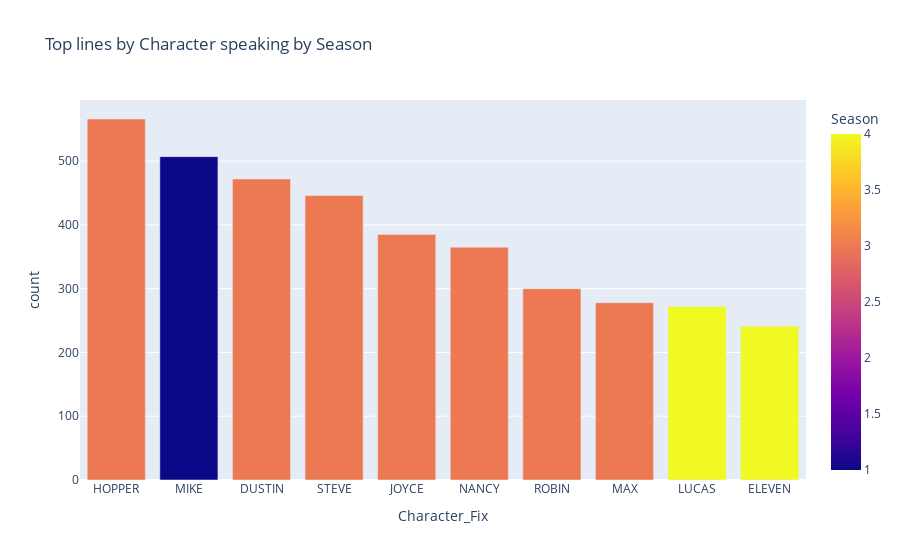

Notebook code for this chart:
### Code cell
fig = px.bar(top10character, x="Character_Fix", y="count",color='Season',hover_name="Episode",  title= "Top lines by Character speaking by Season")
fig.show()

### Figure 1 — Plotly figure (JSON) as saved in the notebook; plotly's stock layout.template omitted (floating-point values rounded to 4 significant figures)
{"data": [{"alignmentgroup": "True", "hovertemplate": "<b>%{hovertext}</b><br><br>Character_Fix=%{x}<br>count=%{y}<br>Season=%{marker.color}<extra></extra>", "hovertext": [5, 2, 7, 2, 1, 3, 5, 8, 4, 8], "legendgroup": "", "marker": {"color": [3, 1, 3, 3, 3, 3, 3, 3, 4, 4], "coloraxis": "coloraxis", "pattern": {"shape": ""}}, "name": "", "offsetgroup": "", "orientation": "v", "showlegend": false, "textposition": "auto", "type": "bar", "x": ["HOPPER", "MIKE", "DUSTIN", "STEVE", "JOYCE", "NANCY", "ROBIN", "MAX", "LUCAS", "ELEVEN"], "xaxis": "x", "y": [566, 507, 472, 446, 385, 365, 300, 278, 272, 241], "yaxis": "y"}], "layout": {"barmode": "relative", "coloraxis": {"colorbar": {"title": {"text": "Season"}}, "colorscale": [[0, "#0d0887"], [0.1111, "#46039f"], [0.2222, "#7201a8"], [0.3333, "#9c179e"], [0.4444, "#bd3786"], [0.5556, "#d8576b"], [0.6667, "#ed7953"], [0.7778, "#fb9f3a"], [0.8889, "#fdca26"], [1, "#f0f921"]]}, "legend": {"tracegroupgap": 0}, "title": {"text": "Top lines by Character speaking by Season"}, "xaxis": {"anchor": "y", "domain": [0, 1], "title": {"text": "Character_Fix"}}, "yaxis": {"anchor": "x", "domain": [0, 1], "title": {"text": "count"}}}}
